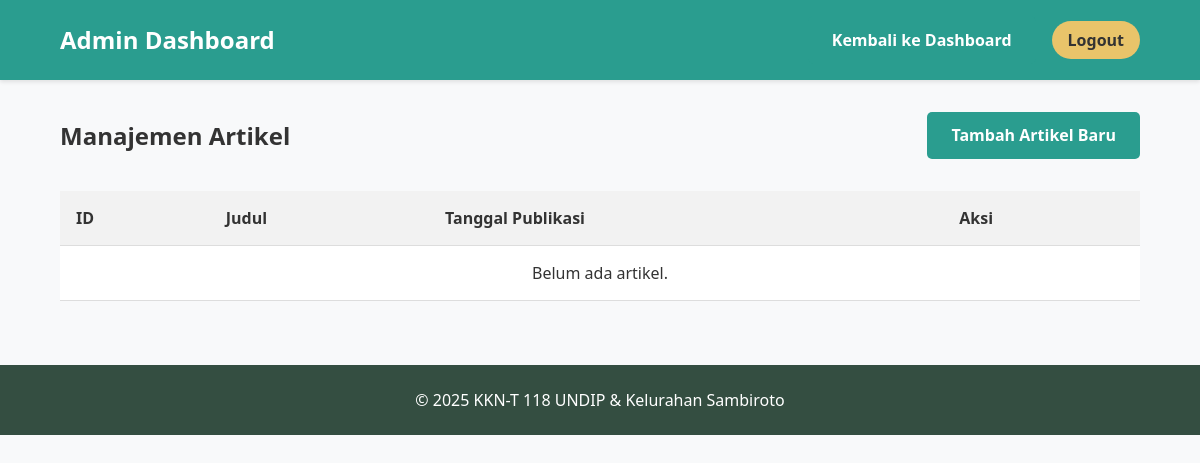
Page /admin/artikel (signed in) on the earlier database version.
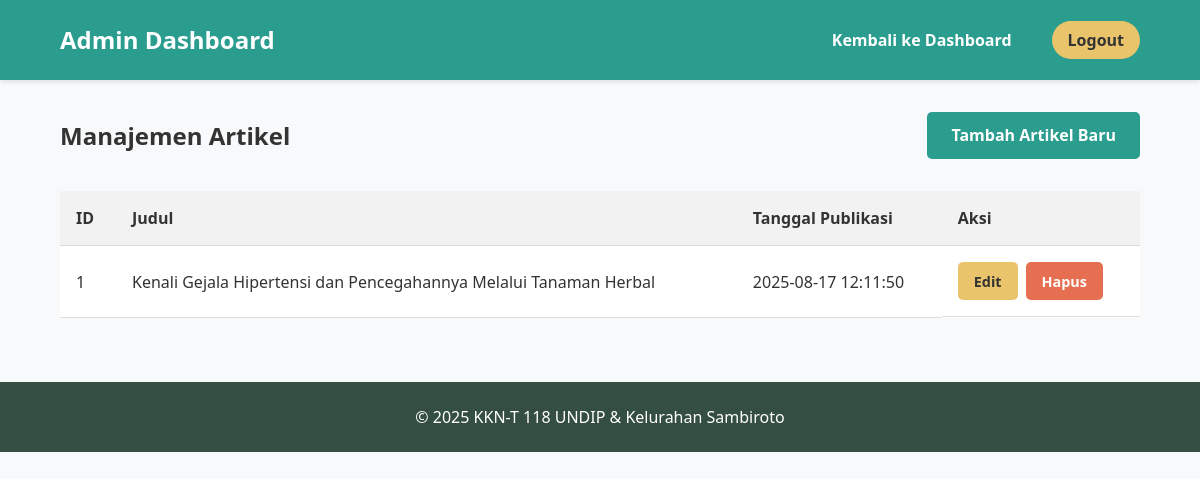
Same page on the later database version.
### tables this page shows
CREATE TABLE artikel (
                id INTEGER PRIMARY KEY AUTOINCREMENT,
                judul TEXT NOT NULL,
                isi TEXT NOT NULL,
                gambar_header TEXT,
                penulis TEXT DEFAULT 'Admin',
                tanggal_publikasi TIMESTAMP DEFAULT CURRENT_TIMESTAMP
            );

### app.py (the view)
@app.route('/admin/artikel')
@login_required
def manage_artikel():
    conn = db_connection()
    all_artikel = conn.execute('SELECT * FROM artikel ORDER BY tanggal_publikasi DESC').fetchall()
    conn.close()
    return render_template('manage_artikel.html', all_artikel=all_artikel)

### app.py (called while the page is built)
def db_connection():
    conn = None
    try:
        conn = sqlite3.connect('toga.sqlite')
        conn.row_factory = sqlite3.Row # Ini akan membuat hasil query bisa diakses seperti dictionary
    except sqlite3.error as e:
        print(e)
    return conn

def login_required(f):
    @wraps(f)
    def decorated_function(*args, **kwargs):
        if 'logged_in' not in session:
            return redirect(url_for('login'))
        return f(*args, **kwargs)
    return decorated_function

### templates/manage_artikel.html (shortened to what this page needs)
<!DOCTYPE html>
<html lang="id">
<head>
    <link rel="stylesheet" href="{{ url_for('static', filename='css/base.css') }}">
    <link rel="stylesheet" href="{{ url_for('static', filename='css/components.css') }}">
    <link rel="stylesheet" href="{{ url_for('static', filename='css/admin.css') }}">
</head>
<body>
    <header>
        <h1>Admin Dashboard</h1>
        <nav class="header-nav">
            <a href="{{ url_for('admin_dashboard') }}" class="btn-add">Kembali ke Dashboard</a>
            <a href="{{ url_for('logout') }}" class="admin-login-btn">Logout</a>
        </nav>
    </header>
    <main class="admin-dashboard">
        <div class="admin-actions">
            <h2>Manajemen Artikel</h2>
            <a href="{{ url_for('add_artikel') }}" class="btn-add">Tambah Artikel Baru</a>
        </div>
        <div class="table-container">
            <table>
                <thead>
                    <tr>
                        <th>ID</th>
                        <th>Judul</th>
                        <th>Tanggal Publikasi</th>
                        <th>Aksi</th>
                    </tr>
                </thead>
                <tbody>
                    {% for artikel in all_artikel %}
                    <tr>
                        <td>{{ artikel.id }}</td>
                        <td>{{ artikel.judul }}</td>
                        <td>{{ artikel.tanggal_publikasi }}</td>
                        <td class="action-buttons">
                            <a href="{{ url_for('edit_artikel', id=artikel.id) }}" class="btn-edit">Edit</a>
                            <form action="{{ url_for('delete_artikel', id=artikel.id) }}" method="POST" onsubmit="return confirm('Apakah Anda yakin ingin menghapus artikel ini?');">
                                <button type="submit" class="btn-delete">Hapus</button>
                            </form>
                        </td>
                    </tr>
                    {% else %}
                    <tr>
                        <td colspan="4" style="text-align: center;">Belum ada artikel.</td>
                    </tr>
                    {% endfor %}
                </tbody>
            </table>
        </div>
    </main>
    <footer>
        <p>&copy; 2025 KKN-T 118 UNDIP & Kelurahan Sambiroto</p>
    </footer>
</body>
</html>

Differences in the rows shown:
added artikel: id "1", judul "Kenali Gejala Hipertensi dan Pencegahannya Melalui Tanaman Herbal", tanggal_publikasi "2025-08-17 12:11:50"
Other differences:
text no longer shown: "Belum ada artikel."
